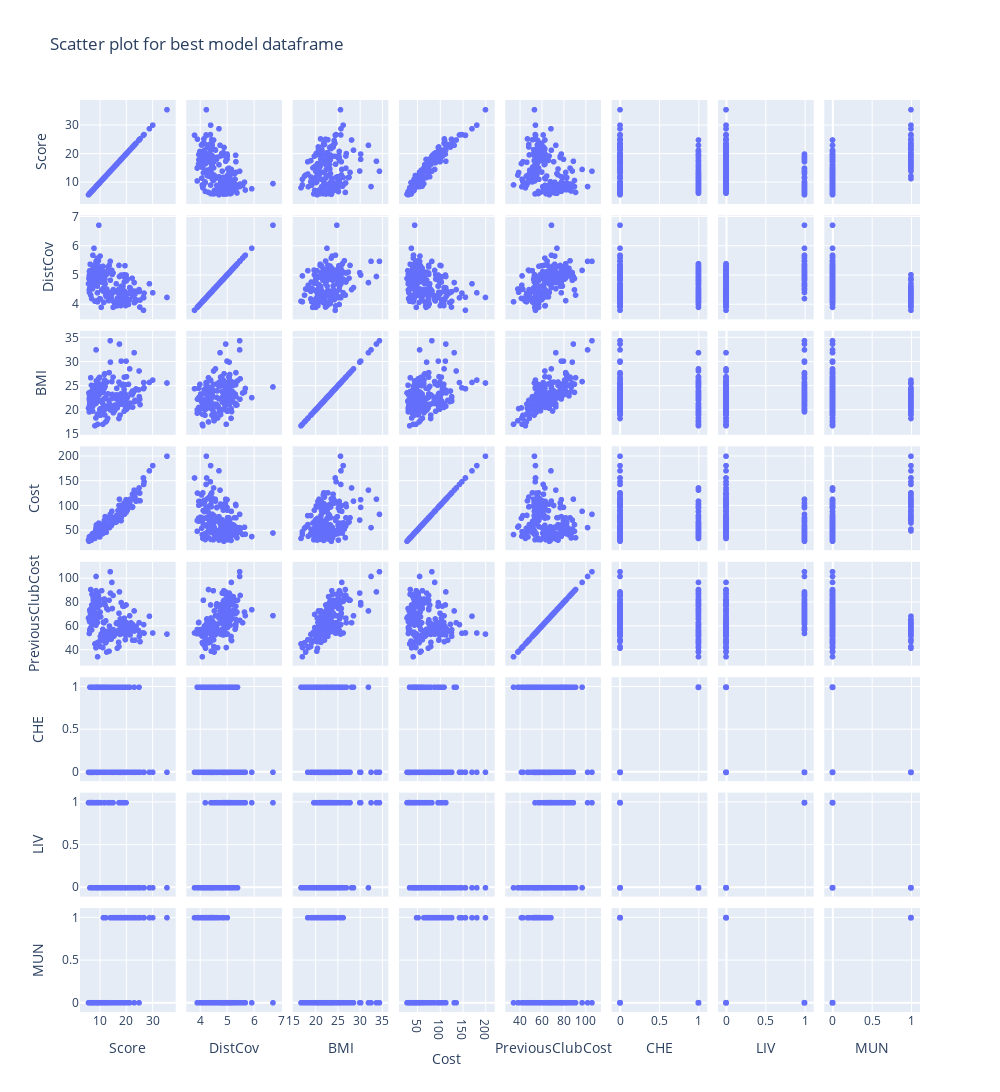

Write notebook code for a chart like this one.
### Markdown cell above
So, now we have added our encoded variables, CHE, LIV, and MUN to the main dataframe.

### Code cell
#Running the model after adding encoded variables

X2 = df_encoded[['DistanceCovered(InKms)', 'BMI', 'Cost', 'PreviousClubCost', 'CHE', 'LIV', 'MUN']]
X3 = pd.concat([df['Score'], X2], axis=1)

fig = px.scatter_matrix(X3,
                        title = 'Scatter plot for best model dataframe',
                        labels={col:col.replace('DistanceCovered(InKms)','DistCov') for col in X3.columns},
                        width=1000, 
                        height=1200)
fig.show()

x2_train, x2_test, y2_train, y2_test = train_test_split(X2, y, train_size = 0.75, test_size = 0.25, random_state = 100)

x2_train_with_intercept = sm.add_constant(x2_train)
lr3 = sm.OLS(y2_train, x2_train_with_intercept).fit()
lr3.summary()

### Figure 1 — Plotly figure (JSON) as saved in the notebook; plotly's stock layout.template omitted (floating-point values rounded to 4 significant figures; data arrays with more than 128 entries replaced by an {"elided": "..."} marker saying what was removed)
{"data": [{"dimensions": [{"axis": {"matches": true}, "label": "Score", "values": {"elided": "202 float values"}}, {"axis": {"matches": true}, "label": "DistCov", "values": {"elided": "202 float values"}}, {"axis": {"matches": true}, "label": "BMI", "values": {"elided": "202 float values"}}, {"axis": {"matches": true}, "label": "Cost", "values": {"elided": "202 float values"}}, {"axis": {"matches": true}, "label": "PreviousClubCost", "values": {"elided": "202 float values"}}, {"axis": {"matches": true}, "label": "CHE", "values": {"elided": "202 int values"}}, {"axis": {"matches": true}, "label": "LIV", "values": {"elided": "202 int values"}}, {"axis": {"matches": true}, "label": "MUN", "values": {"elided": "202 int values"}}], "hovertemplate": "%{xaxis.title.text}=%{x}<br>%{yaxis.title.text}=%{y}<extra></extra>", "legendgroup": "", "marker": {"color": "#636efa", "symbol": "circle"}, "name": "", "showlegend": false, "type": "splom"}], "layout": {"dragmode": "select", "height": 1200, "legend": {"tracegroupgap": 0}, "title": {"text": "Scatter plot for best model dataframe"}, "width": 1000}}
